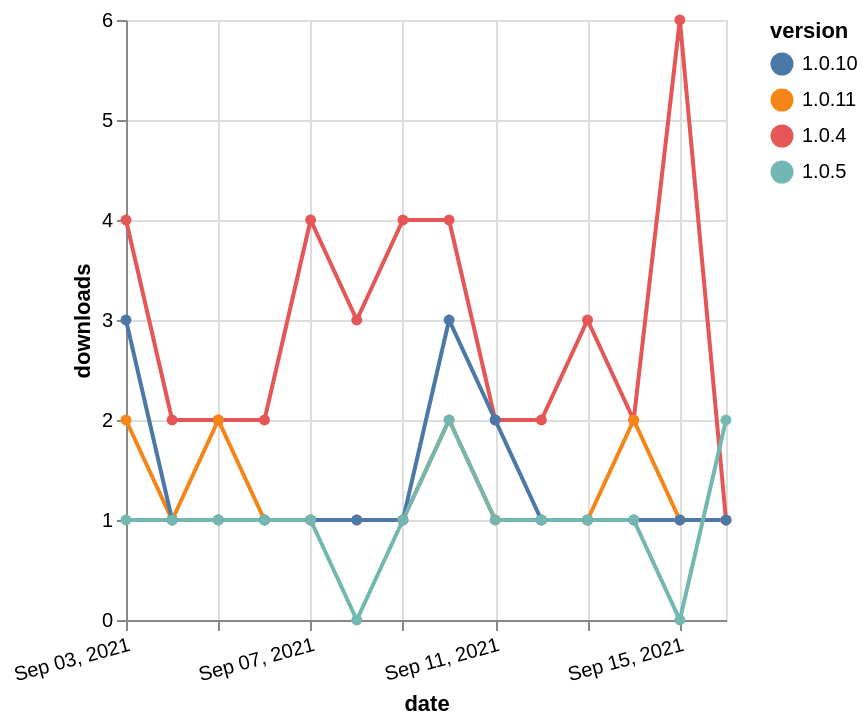

Source (Vega-Lite JSON):
### Vega-Lite specification from a JSON file in a GitHub repository (floating-point values rounded to 4 significant figures)
{"$schema": "https://vega.github.io/schema/vega-lite/v5.json", "description": "A simple bar chart with embedded data.", "data": {"values": [{"date": "2021-09-03", "total": 2980, "delta": 4, "version": "1.0.4"}, {"date": "2021-09-04", "total": 2982, "delta": 2, "version": "1.0.4"}, {"date": "2021-09-05", "total": 2984, "delta": 2, "version": "1.0.4"}, {"date": "2021-09-06", "total": 2986, "delta": 2, "version": "1.0.4"}, {"date": "2021-09-07", "total": 2990, "delta": 4, "version": "1.0.4"}, {"date": "2021-09-08", "total": 2993, "delta": 3, "version": "1.0.4"}, {"date": "2021-09-09", "total": 2997, "delta": 4, "version": "1.0.4"}, {"date": "2021-09-10", "total": 3001, "delta": 4, "version": "1.0.4"}, {"date": "2021-09-11", "total": 3003, "delta": 2, "version": "1.0.4"}, {"date": "2021-09-12", "total": 3005, "delta": 2, "version": "1.0.4"}, {"date": "2021-09-13", "total": 3008, "delta": 3, "version": "1.0.4"}, {"date": "2021-09-14", "total": 3010, "delta": 2, "version": "1.0.4"}, {"date": "2021-09-15", "total": 3016, "delta": 6, "version": "1.0.4"}, {"date": "2021-09-16", "total": 3017, "delta": 1, "version": "1.0.4"}, {"date": "2021-09-03", "total": 119, "delta": 2, "version": "1.0.11"}, {"date": "2021-09-04", "total": 120, "delta": 1, "version": "1.0.11"}, {"date": "2021-09-05", "total": 122, "delta": 2, "version": "1.0.11"}, {"date": "2021-09-06", "total": 123, "delta": 1, "version": "1.0.11"}, {"date": "2021-09-07", "total": 124, "delta": 1, "version": "1.0.11"}, {"date": "2021-09-08", "total": 125, "delta": 1, "version": "1.0.11"}, {"date": "2021-09-09", "total": 126, "delta": 1, "version": "1.0.11"}, {"date": "2021-09-10", "total": 128, "delta": 2, "version": "1.0.11"}, {"date": "2021-09-11", "total": 129, "delta": 1, "version": "1.0.11"}, {"date": "2021-09-12", "total": 130, "delta": 1, "version": "1.0.11"}, {"date": "2021-09-13", "total": 131, "delta": 1, "version": "1.0.11"}, {"date": "2021-09-14", "total": 133, "delta": 2, "version": "1.0.11"}, {"date": "2021-09-15", "total": 134, "delta": 1, "version": "1.0.11"}, {"date": "2021-09-16", "total": 135, "delta": 1, "version": "1.0.11"}, {"date": "2021-09-03", "total": 262, "delta": 3, "version": "1.0.10"}, {"date": "2021-09-04", "total": 263, "delta": 1, "version": "1.0.10"}, {"date": "2021-09-05", "total": 264, "delta": 1, "version": "1.0.10"}, {"date": "2021-09-06", "total": 265, "delta": 1, "version": "1.0.10"}, {"date": "2021-09-07", "total": 266, "delta": 1, "version": "1.0.10"}, {"date": "2021-09-08", "total": 267, "delta": 1, "version": "1.0.10"}, {"date": "2021-09-09", "total": 268, "delta": 1, "version": "1.0.10"}, {"date": "2021-09-10", "total": 271, "delta": 3, "version": "1.0.10"}, {"date": "2021-09-11", "total": 273, "delta": 2, "version": "1.0.10"}, {"date": "2021-09-12", "total": 274, "delta": 1, "version": "1.0.10"}, {"date": "2021-09-13", "total": 275, "delta": 1, "version": "1.0.10"}, {"date": "2021-09-14", "total": 276, "delta": 1, "version": "1.0.10"}, {"date": "2021-09-15", "total": 277, "delta": 1, "version": "1.0.10"}, {"date": "2021-09-16", "total": 278, "delta": 1, "version": "1.0.10"}, {"date": "2021-09-03", "total": 184, "delta": 1, "version": "1.0.5"}, {"date": "2021-09-04", "total": 185, "delta": 1, "version": "1.0.5"}, {"date": "2021-09-05", "total": 186, "delta": 1, "version": "1.0.5"}, {"date": "2021-09-06", "total": 187, "delta": 1, "version": "1.0.5"}, {"date": "2021-09-07", "total": 188, "delta": 1, "version": "1.0.5"}, {"date": "2021-09-08", "total": 188, "delta": 0, "version": "1.0.5"}, {"date": "2021-09-09", "total": 189, "delta": 1, "version": "1.0.5"}, {"date": "2021-09-10", "total": 191, "delta": 2, "version": "1.0.5"}, {"date": "2021-09-11", "total": 192, "delta": 1, "version": "1.0.5"}, {"date": "2021-09-12", "total": 193, "delta": 1, "version": "1.0.5"}, {"date": "2021-09-13", "total": 194, "delta": 1, "version": "1.0.5"}, {"date": "2021-09-14", "total": 195, "delta": 1, "version": "1.0.5"}, {"date": "2021-09-15", "total": 195, "delta": 0, "version": "1.0.5"}, {"date": "2021-09-16", "total": 197, "delta": 2, "version": "1.0.5"}]}, "width": "container", "mark": {"type": "line", "point": {"filled": true}}, "encoding": {"x": {"field": "date", "type": "temporal", "timeUnit": "yearmonthdate", "title": "date", "axis": {"labelAngle": -15}}, "y": {"field": "delta", "type": "quantitative", "title": "downloads"}, "color": {"field": "version", "type": "nominal"}, "tooltip": {"field": "delta"}}}
